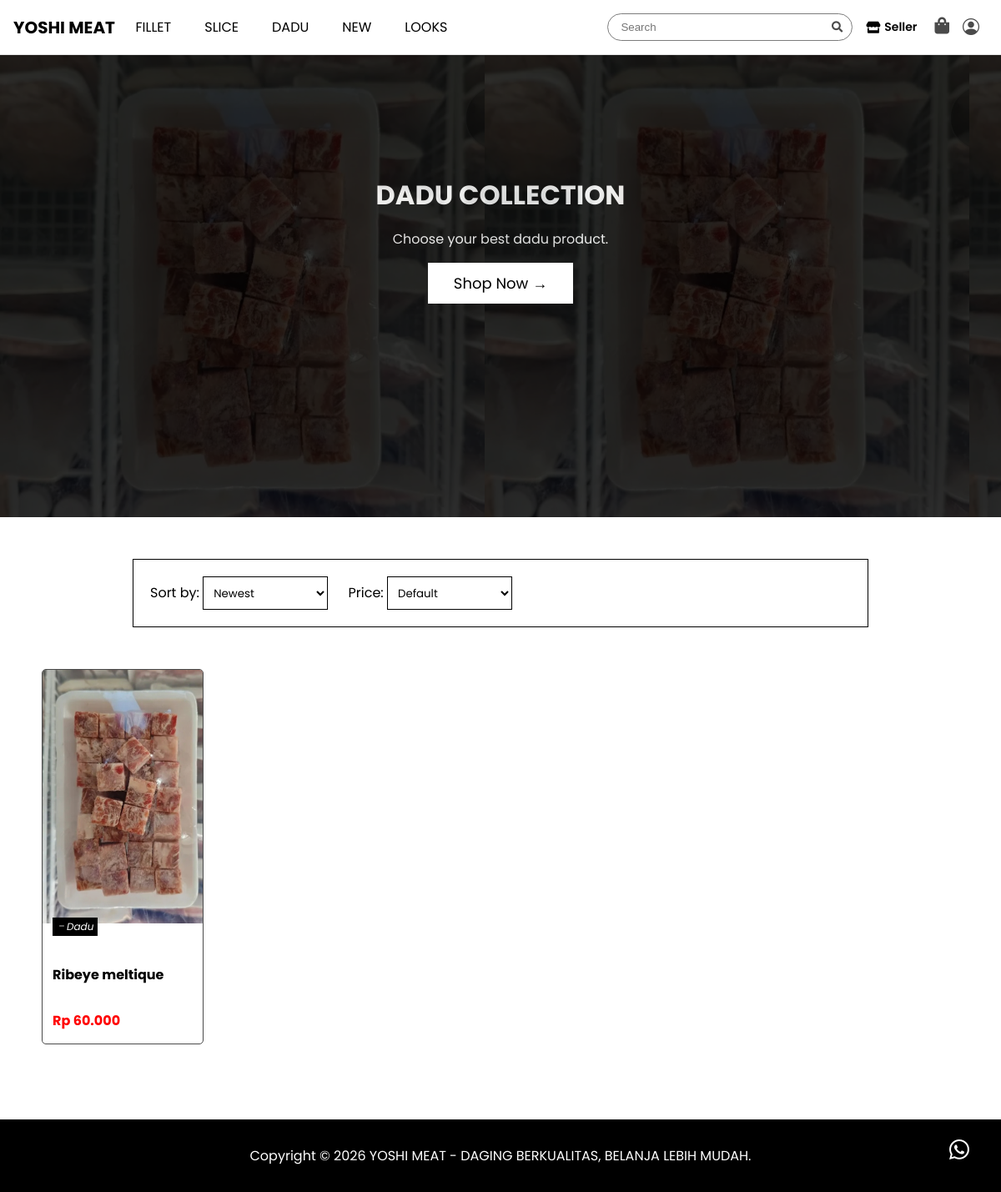
The page /kids.php (signed in) on the database its author committed.
### tables this page shows
CREATE TABLE `produk` (
  `id` int(11) NOT NULL,
  `nama` varchar(150) NOT NULL,
  `kategori` varchar(50) NOT NULL,
  `harga` decimal(10,2) NOT NULL,
  `deskripsi` varchar(1000) NOT NULL,
  `stok` int(11) NOT NULL,
  `gambar` varchar(255) NOT NULL,
  `waktutambah` timestamp NOT NULL DEFAULT current_timestamp() ON UPDATE current_timestamp()
);

### kids.php (the view, shortened to what this page needs)
<?php
include 'config.php';
$order = isset($_GET['order']) ? $_GET['order'] : 'new';
$price = isset($_GET['price']) ? $_GET['price'] : '';
$sql = "SELECT * FROM produk WHERE kategori='Dadu'";
$orderBy = " ORDER BY waktutambah DESC";
$sql .= $orderBy;
$result = mysqli_query($conn, $sql);
$rows = [];
while ($row = mysqli_fetch_assoc($result)) {
    $rows[] = $row;
}
?>
<!DOCTYPE html>
<html lang="en">
<head>
    <link rel="stylesheet" href="https://cdn.jsdelivr.net/npm/bootstrap-icons@1.10.5/font/bootstrap-icons.css">
    <link href="https://cdnjs.cloudflare.com/ajax/libs/font-awesome/5.15.3/css/all.min.css" rel="stylesheet" />
    <link rel="stylesheet" href="style/viewall.css">
    <link rel="stylesheet" href="style/header.css">
</head>
<body>
    <?php include 'header.php' ?>
    <main>
        <section id="hero">
            <h2 style="font-size: 2rem; margin-top: 150px; margin-bottom: 0.1em;">DADU COLLECTION </h2>
            <p>Choose your best dadu product.</p>
            <a href="#product" class="btn">Shop Now →</a>
        </section>
        <section id="product">
            <div class="filter-container">
                <form id="filterForm">
                    <label for="order">Sort by:</label>
                    <select name="order" class="btn-filter" id="order" onchange="applyFilter()">
                        <option value="new" <?= ($order == 'new') ? 'selected' : '' ?>>Newest</option>
                    </select>
                    <label for="price">Price:</label>
                    <select name="price" id="price" class="btn-filter" onchange="applyFilter()">
                        <option value="" <?= ($price == '') ? 'selected' : '' ?>>Default</option>
                    </select>
                </form>
            </div>
            <div class="grid">
                <?php foreach ($rows as $r) { ?>
                    <a href="viewproduk.php?id=<?= $r['id'] ?>" class="grid-link">
                        <div class="grid-item">
                            <img alt="Product" src="uploads/<?= $r['gambar'] ?>" />
                            <p><span class="kategori"><i class="bi bi-dash"></i><?= $r['kategori']; ?></span></p>
                            <h2><?php $words = explode(" ", $r['nama']);
                                $short_desc = count($words) > 6 ? implode(" ", array_slice($words, 0, 6)) . "..." : $r['nama'];
                                echo $short_desc; ?></h2>
                            <p class="rp"><?= "Rp " . number_format($r['harga'], 0, ',', '.'); ?></p>
                        </div>
                    </a>
                <?php } ?>
            </div>
        </section>
        <div class="wa">
            <a href="https://wa.me/6285602014253" target="_blank"><i class="bi bi-whatsapp"></i></a>
        </div>
    </main>
    <footer>
        <p>Copyright &copy; 2026 YOSHI MEAT - DAGING BERKUALITAS, BELANJA LEBIH MUDAH.</p>
    </footer>
</body>
</html>

### style/viewall.css (style rules this page uses)
body { font-family: Poppins, sans-serif; margin: 0; padding: 0; }
#hero { margin-top: 60px; height: 70vh; position: relative; background-color: #000; padding: 0px 0px; color: white; text-align: center; overflow: hidden; margin-bottom: 50px; }
.btn { background-color: #ffffff; color: rgb(0, 0, 0); padding: 10px 30px; text-decoration: none; font-size: 18px; display: inline-block; border: 1px solid white; transition: 0.3s; position: relative; z-index: 2; }
#product { width: 100%; display: flex; flex-wrap: wrap; justify-content: center; scroll-margin-top: 110px; }
footer { background-color: #000; color: white; padding: 15px 0; margin-top: 40px; text-align: center; }
.grid { display: grid; grid-template-columns: 1fr; gap: 32px; margin: 50px;; }
.grid-link { text-decoration: none; color: #000; }
@media (min-width: 1024px) { .grid { grid-template-columns: repeat(5, 2fr); } }
.grid-item img { width: 100%; height: 19rem; object-fit: cover; }
.grid-item h2 { font-size: 1rem; font-weight: bold; margin: 12px; margin-top: -20px; }
.rp { color: red; margin-bottom: 8px; margin: 0px 12px 15px 12px; font-weight: bold; }
.kategori { font-style: italic; position: absolute; padding: 2px 5px; background-color: rgb(0, 0, 0); color: white; margin: -2.6rem 12px 0px 12px; font-size: 12px; }

### rows shown on the page
produk: gambar (picture), kategori "Dadu", nama "Ribeye meltique", harga "60.000"
